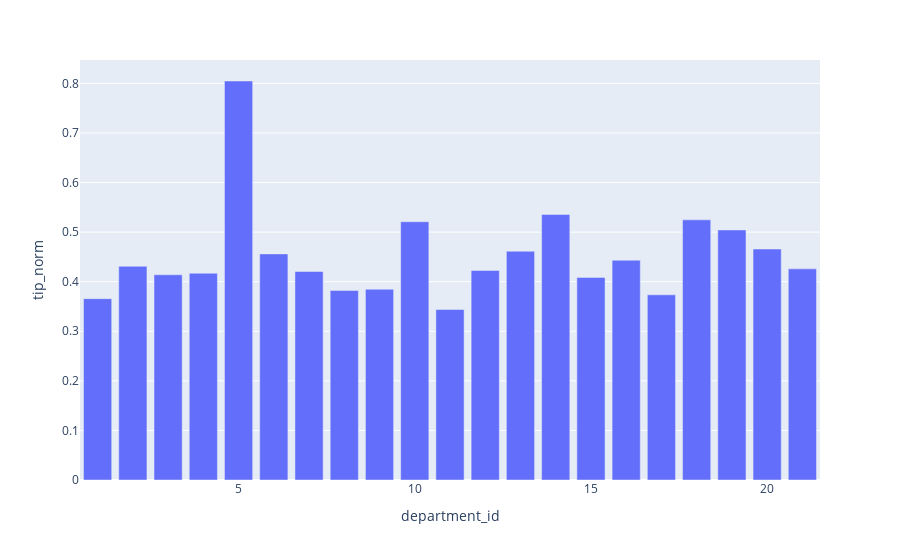

Here is the notebook cell this chart was saved with:
### Code cell
px.bar(df_dep1, x= "department_id", y="tip_norm")

### Figure 1 — Plotly figure (JSON) as saved in the notebook; plotly's stock layout.template omitted (floating-point values rounded to 4 significant figures)
{"data": [{"alignmentgroup": "True", "hovertemplate": "department_id=%{x}<br>tip_norm=%{y}<extra></extra>", "legendgroup": "", "marker": {"color": "#636efa", "pattern": {"shape": ""}}, "name": "", "offsetgroup": "", "orientation": "v", "showlegend": false, "textposition": "auto", "type": "bar", "x": [1, 2, 3, 4, 5, 6, 7, 8, 9, 10, 11, 12, 13, 14, 15, 16, 17, 18, 19, 20, 21], "xaxis": "x", "y": [0.3659, 0.4311, 0.414, 0.417, 0.8049, 0.4561, 0.4207, 0.3822, 0.3848, 0.521, 0.3439, 0.4226, 0.4614, 0.5357, 0.4087, 0.4434, 0.3735, 0.5248, 0.5044, 0.4659, 0.4259], "yaxis": "y"}], "layout": {"barmode": "relative", "legend": {"tracegroupgap": 0}, "margin": {"t": 60}, "xaxis": {"anchor": "y", "domain": [0, 1], "title": {"text": "department_id"}}, "yaxis": {"anchor": "x", "domain": [0, 1], "title": {"text": "tip_norm"}}}}
